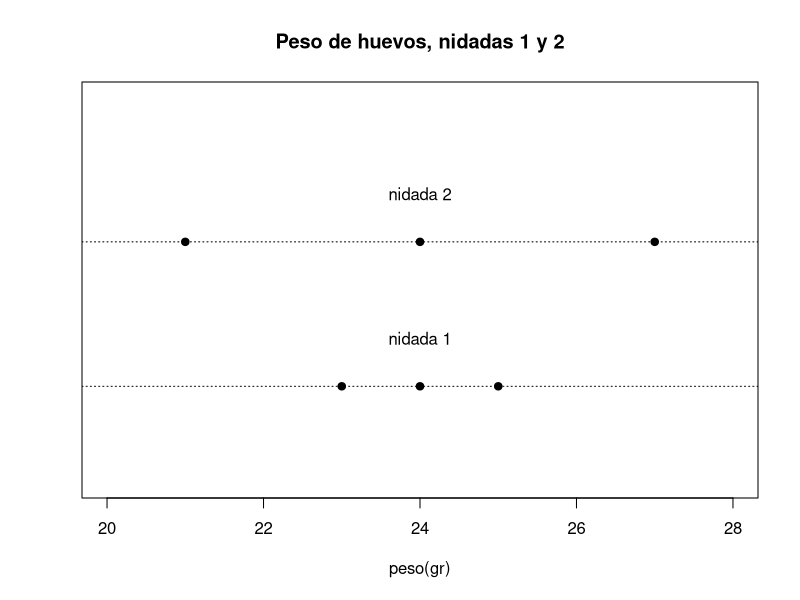
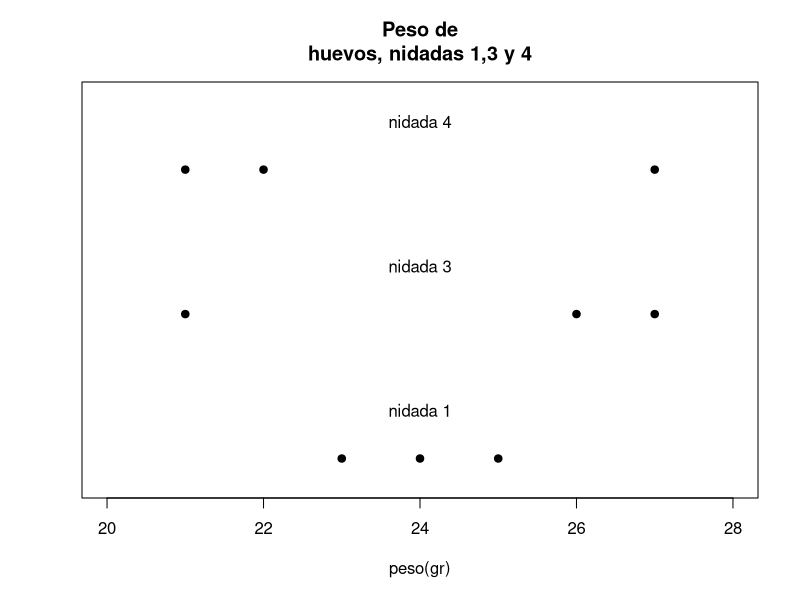
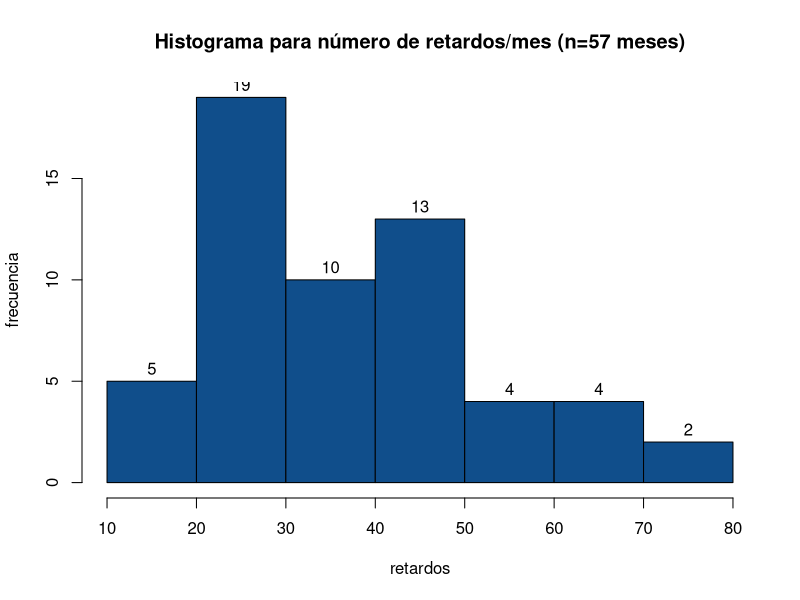

Here is the R script that generated these plots, in order:
# Visualización de datos - Página 52
nidada1 <- c(23, 24, 25)
nidada2 <- c(21, 24, 27)
stripchart(nidada1, pch=19, at = 0.8, xlim=c(20,28), main="Peso de huevos, nidadas 1 y 2", xlab="peso(gr)")
text(24, 0.9, "nidada 1")
abline(h=0.8,lty=3) #traza eje punteado a lo largo de nidada 1
stripchart(nidada2,pch=19,add = TRUE, at = 1.1)
text(24, 1.2, "nidada 2")
abline(h=1.1,lty=3) #traza un eje punteado a lo largo de nidada 2
# Visualización de datos - Página 53
nidada1 <- c(23, 24, 25)
nidada3 <- c(21, 26, 27)
nidada4 <- c(21, 22, 27)
stripchart(nidada3,pch=19, at = 0.95,xlim=c(20,28), main="Peso de
huevos, nidadas 1,3 y 4", xlab="peso(gr)")
text(24, 1.05, "nidada 3")
stripchart(nidada1, pch=19, at = 0.65, add = TRUE,)
text(24, 0.75, "nidada 1")
stripchart(nidada4,pch=19, add = TRUE, at = 1.25)
text(24, 1.35, "nidada 4")
# Medidas de tendencia central
horas1 <- c(8.1, 7.3, 7.7, 7.5, 7.8, 7.2, 7.9)
mean(horas1)
horas2 <- c(8.1, 7.3, 7.7, 7.5, 7.8, 7.2, 16.5)
mean(horas2)
horas3 <- c(8.1, 7.3, 7.7, 7.5, 7.8, 7.2, 1.5)
mean(horas3)
# Para el cálculo de la mediana se requiere determinar las estadísticas de orden, a saber:
resistencia <- c(10.71,11.18,10.98,11.04,10.91,10.56,11.42,10.8,11.12,10.86)
sort(resistencia)
median(resistencia)
#
huevos <- c(87,100,110,89,67,96,103,97,95,89,103,83,87,97,66)
mean(huevos)
median(huevos)
table(huevos)
huevos
# Medidas de dispersión o variabilidad
gestacion<-c(291,289,295,276,293,302,293,304,291,294,311,281,300,291,310,325,309,315,295,304,285,311,308,308,291,298,305,316,302,302)
stem(gestacion, scale = 0.5) # Diagrama de tallo y hojas
stem(gestacion, scale = 1) #Diagrama mas desagregado
# Para determinar la forma de la distribución se usa el histograma
retardos<-c(68,63,42,27,30,36,28,32,79,27,22,23,24,25,44,65,43,25,74,
            51,36,42,28,31,28,25,45,12,57,51,12,32,49,38,42,27,31,50,38,21,16,24,
            69,47,23,22,43,27,49,28,23,19,46,30,43,49,12)
# con la opcion right = F, los puntos de corte de las clases no contienen el límite superior asi [li,ls) 
hist(retardos,right = F,main='Histograma para número de retardos/mes (n=57 meses)',ylab='frecuencia', col='dodgerblue4',labels = TRUE)

# Diagrama de caja:   Página 75
# Este diagrama es una poderosa herramienta para explorar un conjunto de datos y aporta información para
# detectar simetría, examinar la variabilidad y detectar observaciones atípicas.

